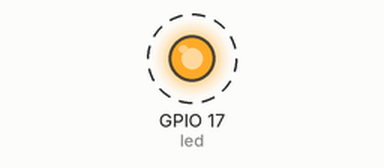
Bench run of a program on a simulated Raspberry Pi (BCM pin numbers). Shown: output pins drawn as LEDs (lit = HIGH). Dashed ring = blinking.

Above: at 0.2 s.
Timing chart, 0 to 3.0 s (numbered marks = the images above):
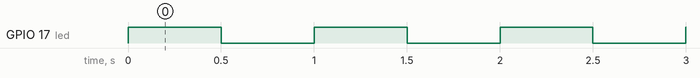

The program:

01_led.py
```python
#!/usr/bin/env python3
"""Blink one LED. LED anode -> GPIO17 through 220-330 ohm; cathode -> GND."""
from gpiozero import LED
from signal import pause

led = LED(17)
led.blink(on_time=0.5, off_time=0.5)
pause()
```

Measured:
- by itself, GPIO 17 (led): alternates HIGH for 0.50 s and LOW for 0.50 s
